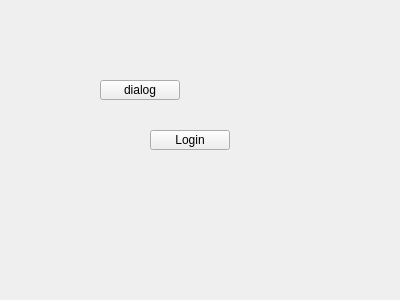
<?xml version="1.0" encoding="UTF-8"?>
<ui version="4.0">
 <class>Widget</class>
 <widget class="QWidget" name="Widget">
  <property name="geometry">
   <rect>
    <x>0</x>
    <y>0</y>
    <width>400</width>
    <height>300</height>
   </rect>
  </property>
  <property name="windowTitle">
   <string>Widget</string>
  </property>
  <widget class="QPushButton" name="dialogButton">
   <property name="geometry">
    <rect>
     <x>100</x>
     <y>80</y>
     <width>80</width>
     <height>20</height>
    </rect>
   </property>
   <property name="text">
    <string>dialog</string>
   </property>
  </widget>
  <widget class="QPushButton" name="loginButton">
   <property name="geometry">
    <rect>
     <x>150</x>
     <y>130</y>
     <width>80</width>
     <height>20</height>
    </rect>
   </property>
   <property name="text">
    <string>Login</string>
   </property>
  </widget>
 </widget>
 <layoutdefault spacing="6" margin="11"/>
 <resources/>
 <connections/>
</ui>
